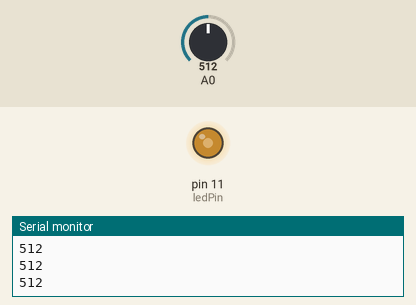
Recording of a sketch running on a simulated Arduino Uno, built with avr-gcc and run on an emulated ATmega328P. Parts: output pins drawn as LEDs (lit = HIGH), the last lines printed to the serial monitor. The inputs (shaded band) are chosen by the test bench; at power-on: A0 = 512.

Above: at 1.2 s.
1.3 s: A0 set to 716
At 1.6 s:
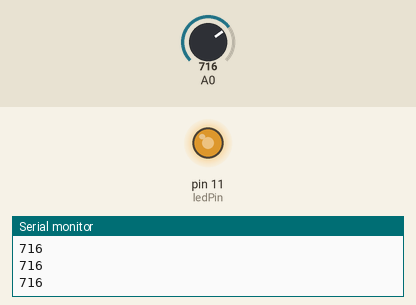
2.8 s: A0 set to 900
At 4.0 s:
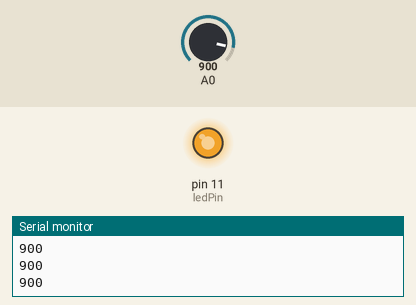
4.3 s: A0 set to 122
At 5.1 s:
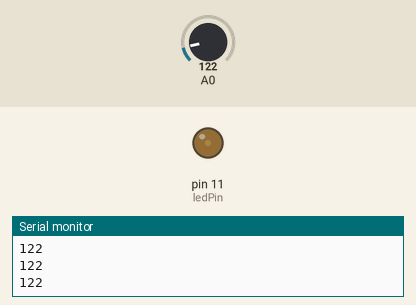
5.8 s: A0 set to 0
At 6.3 s:
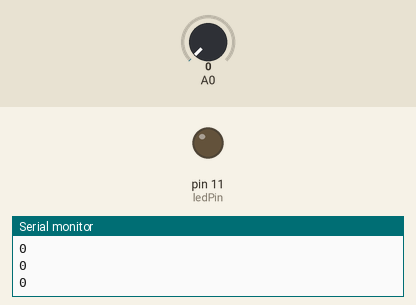
7.3 s: A0 set to 511
At 8.6 s:
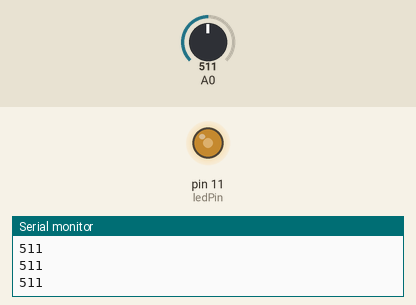
Timing chart, 0 to 9.8 s (numbered marks = the images above; inputs shaded):
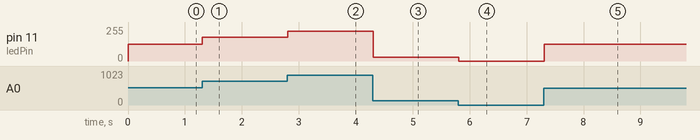

The sketch:

_1_First_Arduino_Sketch.ino
```cpp
int ledPin = 11;

void setup() {
  Serial.begin(9600);
  pinMode(ledPin, OUTPUT);
}

void loop() {
  int sensorValue = analogRead(A0);
  Serial.println(sensorValue);

  int ledBrightness = map(sensorValue,0,1023,0,255);
  analogWrite(ledPin, ledBrightness);
}
```

Measured:
- after the input at 1.3 s, pin 11 (ledPin): 127/255 → 178/255 at once
- after the input at 2.8 s, pin 11 (ledPin): 178/255 → 224/255 at once
- after the input at 4.3 s, pin 11 (ledPin): 224/255 → 30/255 at once
- after the input at 5.8 s, pin 11 (ledPin): 30/255 → 0/255 at once
- after the input at 7.3 s, pin 11 (ledPin): 0/255 → 127/255 at once
